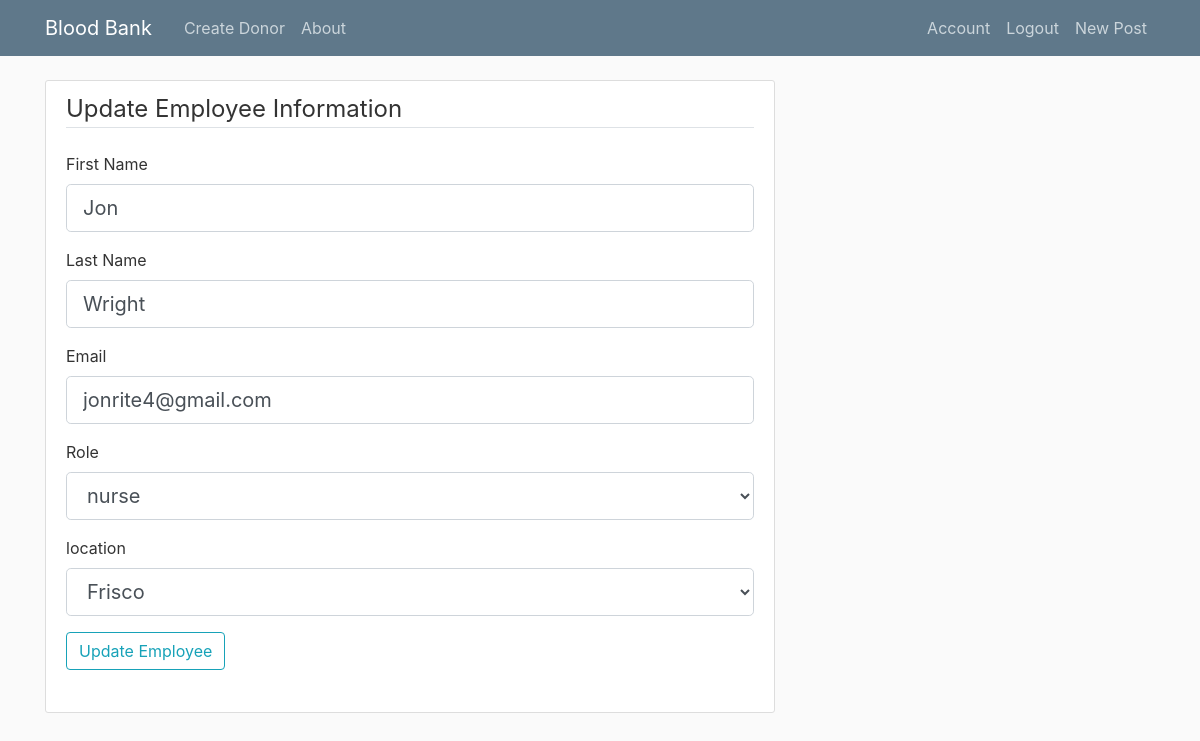
Screenshot of /account (signed in) with the database file from the repository.
### bloodapp/models.py (models this page shows, shortened)
class Staff(db.Model, UserMixin):
    id = db.Column(db.Integer, primary_key=True)
    first_name = db.Column(db.String(20), nullable=False)
    last_name = db.Column(db.String(20), nullable=False)
    password = db.Column(db.String(60), nullable=False)
    email = db.Column(db.String(30))
    role = db.Column(db.String(25))
    location = db.Column(db.String(25), nullable=False)

### bloodapp/routes.py (the view)
@app.route('/account', methods=["GET", "POST"])
@login_required
def UpdateEmployee():
    staff = current_user
    form = UpdateEmployeeForm()
    if form.validate_on_submit():
        staff.first_name=form.first_name.data.lower()
        staff.last_name=form.last_name.data.lower()
        staff.email=form.email.data
        staff.location=form.location.data
        db.session.commit()
        flash(f'Employee Updated', category='Success')
    elif request.method == 'GET':
        form.first_name.data=staff.first_name.capitalize()
        form.last_name.data=staff.last_name.capitalize()
        form.email.data=staff.email
        form.role.choices=[staff.role]
        form.location.data=staff.location
    return render_template('update_employee.html', title="Update Employee", form=form)

### bloodapp/forms.py (shortened to what this page needs)
class UpdateEmployeeForm(FlaskForm):
    banks = Bank.query.all()
    bank_names = [item.location for item in banks]
    roles = ["Nurse", "Doctor", "Admin"]
    first_name = StringField('First Name',
                           validators=[DataRequired(), Length(min=2, max=20)])
    last_name = StringField('Last Name',
                           validators=[DataRequired(), Length(min=2, max=20)])
    email = StringField('Email', validators=[DataRequired()])
    role = SelectField('Role', choices=roles,
                           validators=[Length(min=2, max=25)])
    location = SelectField('location', choices=bank_names, validators=[DataRequired()])
    submit = SubmitField('Update Employee')

### bloodapp/models.py (called while the page is built)
@loginManager.user_loader
def load_user(staff_id):
    return Staff.query.get(int(staff_id))

### bloodapp/templates/update_employee.html (shortened to what this page needs)
{% extends "layout.html" %}
{% block content %}
<div class="content-section">
    <form method="POST" action="">
        <fieldset class="form-group">
            <legend class="border-bottom mb-4">
                Update Employee Information
            </legend>
            <div class="form-group">
                {{form.first_name.label(class="form-control-label")}}
                {% if form.first_name.errors %}
                    {{form.first_name(class="form-control form-control-lg is-invalid")}}
                    <div class="invalid-feedback">
                        {% for error in form.first_name.errors %}
                            <span>{{ error }}</span>
                        {% endfor %}
                    </div>
                {% else %}
                {{form.first_name(class="form-control form-control-lg")}}
                {% endif %}
            </div>
            <div class="form-group">
                {{form.last_name.label(class="form-control-label")}}
                {% if form.last_name.errors %}
                    {{form.last_name(class="form-control form-control-lg is-invalid")}}
                    <div class="invalid-feedback">
                        {% for error in form.last_name.errors %}
                            <span>{{ error }}</span>
                        {% endfor %}
                    </div>
                {% else %}
                {{form.last_name(class="form-control form-control-lg")}}
                {% endif %}
            </div>
            <div class="form-group">
                {{form.email.label(class="form-control-label")}}
                {% if form.email.errors %}
                    {{form.email(class="form-control form-control-lg is-invalid")}}
                    <div class="invalid-feedback">
                        {% for error in form.email.errors %}
                            <span>{{ error }}</span>
                        {% endfor %}
                    </div>
                {% else %}
                {{form.email(class="form-control form-control-lg")}}
                {% endif %}
            </div>
            <div class="form-group">
                {{form.role.label(class="form-control-label")}}
                {% if form.role.errors %}
                    {{form.role(class="form-control form-control-lg is-invalid")}}
                    <div class="invalid-feedback">
                        {% for error in form.role.errors %}
                            <span>{{ error }}</span>
                        {% endfor %}
                    </div>
                {% else %}
                {{form.role(class="form-control form-control-lg")}}
                {% endif %}
            </div>
            <div class="form-group">
                {{form.location.label(class="form-control-label")}}
                {% if form.location.errors %}
                    {{form.location(class="is-invalid")}}
                    <div class="invalid-feedback">
                        {% for error in form.location.errors %}
                            <span>{{ error }}</span>
                        {% endfor %}
                    </div>
                {% else %}
                {{form.location(class="form-control form-control-lg")}}
                {% endif %}
            </div>
            <div class="form-group">
                {{ form.submit(class="btn btn-outline-info")}}
            </div>
        </fieldset>
    </form>
</div>
{% endblock content %}

### bloodapp/static/main.css (style rules this page uses)
body { background: #fafafa; color: #333333; margin-top: 5rem; }
.content-section { background: #ffffff; padding: 10px 20px; border: 1px solid #dddddd; border-radius: 3px; margin-bottom: 20px; }

### rows the page displays
Staff: first_name "Jon", last_name "Wright", email "jonrite4@gmail.com", role "nurse", location "Frisco"
